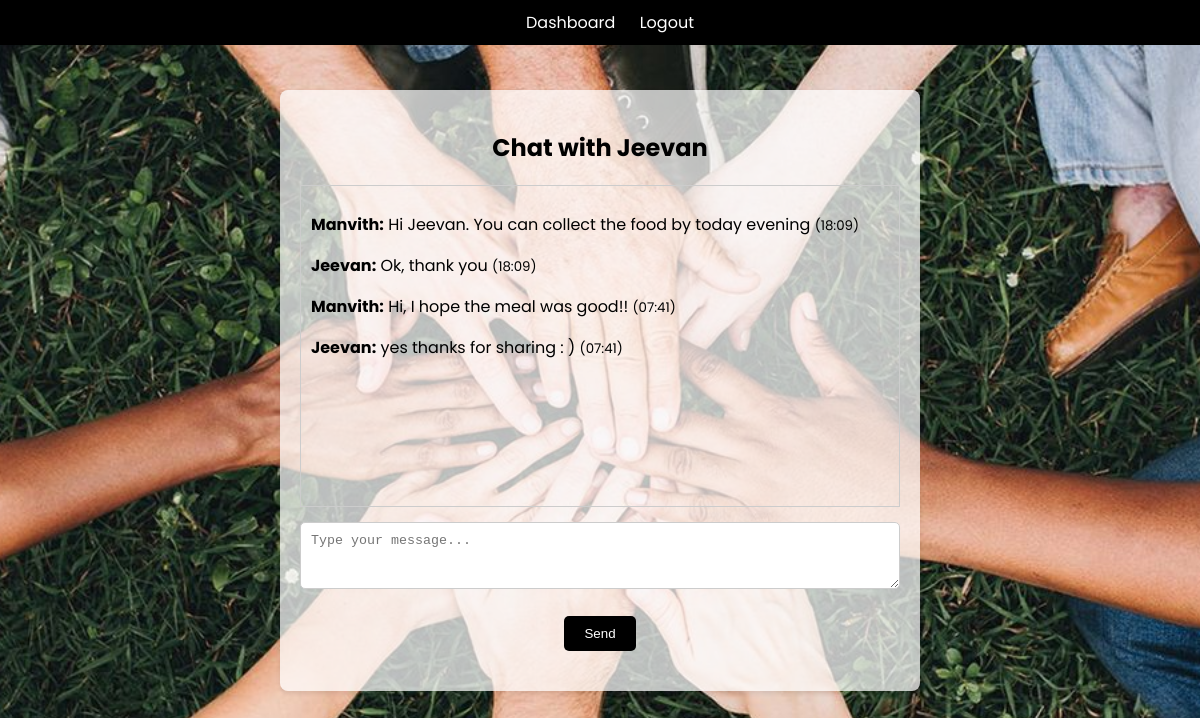
The page /chat/1/ (signed in) on the database its author committed.
### donation_app/models.py (models this page shows)
class Message(models.Model):
    sender = models.ForeignKey(User, on_delete=models.CASCADE, related_name='sent_messages')
    receiver = models.ForeignKey(User, on_delete=models.CASCADE, related_name='received_messages')
    content = models.TextField()
    timestamp = models.DateTimeField(auto_now_add=True)
    class Meta:
        ordering = ['timestamp']

### donation_app/views.py (the view)
# urls.py: path('chat/<int:user_id>/', views.chat, name='chat'),
@login_required
def chat(request, user_id):
    other_user = get_object_or_404(User, id=user_id)
    has_accepted_request = Request.objects.filter(
        (
            Q(ngo=other_user, donation__donator=request.user) |
            Q(ngo=request.user, donation__donator=other_user)
        ) & Q(accepted=True)
    ).exists()
    if not has_accepted_request:
        return redirect('dashboard')
    if request.method == 'POST':
        content = request.POST.get('content')
        if content:
            Message.objects.create(sender=request.user, receiver=other_user, content=content)
    messages = Message.objects.filter(
        Q(sender=request.user, receiver=other_user) |
        Q(sender=other_user, receiver=request.user)
    )
    return render(request, 'chat.html', {
        'other_user': other_user,
        'messages': messages
    })

### donation_app/templates/chat.html (shortened to what this page needs)
{% extends 'base.html' %}
{% block content %}
<h2>Chat with {{ other_user.username }}</h2>
<div style="border:1px solid #ccc; padding:10px; height:300px; overflow-y:scroll;">
    {% for msg in messages %}
        <p><strong>{{ msg.sender.username }}:</strong> {{ msg.content }} <small>({{ msg.timestamp|date:"H:i" }})</small></p>
    {% endfor %}
</div>
<form method="post" style="margin-top:10px;">
    <textarea name="content" rows="3" cols="50" placeholder="Type your message..."></textarea><br>
    <button type="submit">Send</button>
</form>
{% endblock %}

### donation_app/static/style.css (style rules this page uses)
body { font-family: 'Poppins'; margin: 0; padding: 0; background-color: #f8f9fa; color: #000000; padding-top: 60px; background-image: url('/static/images/donate-bg.jpeg'); background-size: cover; background-repeat: no-repeat; background-attachment: fixed; background-position: center; min-height: 80vh; margin: 0; padding: 0; }
h1, h2 { text-align: center; color: #000000; }
form input, form textarea, form select { width: 100%; padding: 10px; margin-top: 5px; border: 1px solid #ccc; border-radius: 5px; box-sizing: border-box; }
button, input[type="submit"] { background-color: #000000; color: white; max-width: 100px; text-decoration: none; border: none; padding: 10px 20px; margin: 20px auto; cursor: pointer; border-radius: 5px; display: block; }

### rows shown on the page
Message: sender.username "Manvith", content "Hi Jeevan. You can collect the food by today evening", timestamp "18:09"
Message: sender.username "Jeevan", content "Ok, thank you", timestamp "18:09"
Message: sender.username "Manvith", content "Hi, I hope the meal was good!!", timestamp "07:41"
Message: sender.username "Jeevan", content "yes thanks for sharing : )", timestamp "07:41"

### other values the page prints
{{ other_user.username }} "Jeevan"
